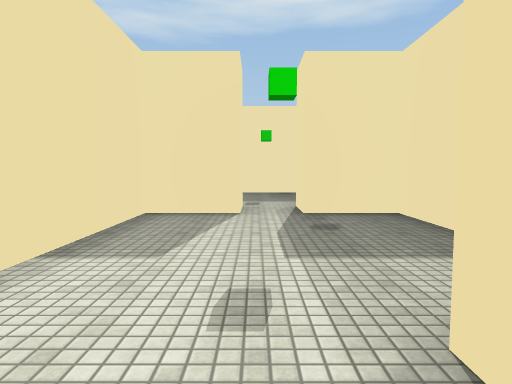
[1] (above)

24 first-person views from a walk through a 3-D level made in the Unity game engine. The camera is 1.4 m above the floor, tilts 4° down and sees 75° across. The floor is counted in squares, 2 m on a side. Each view is taken from the middle of a square. On the plan, view 1 faces up. The plan holds only what a view shows up to about 10 squares ahead; the rest is blank. The place goes on beyond the plan. Surface patterns are stand-ins for the level's own textures.

[2]
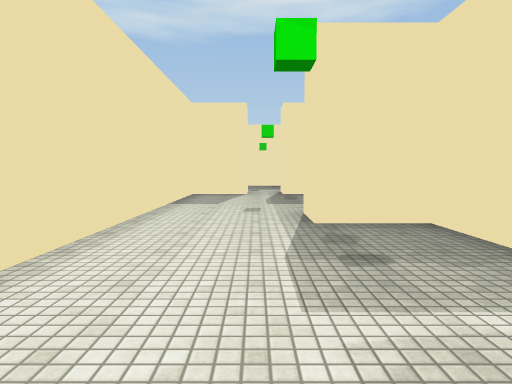

[3]
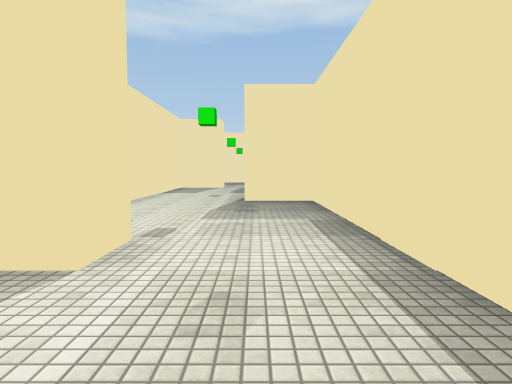

[4]
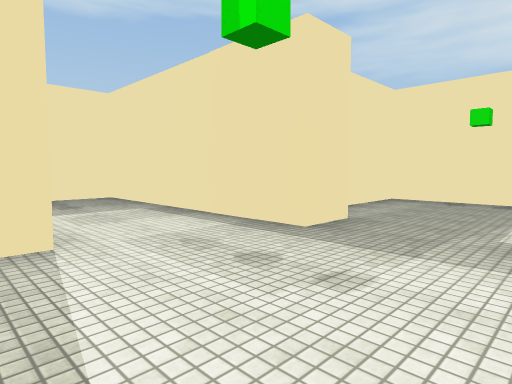

[5]
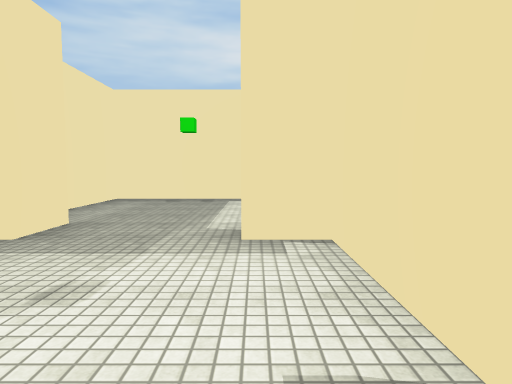

[6]
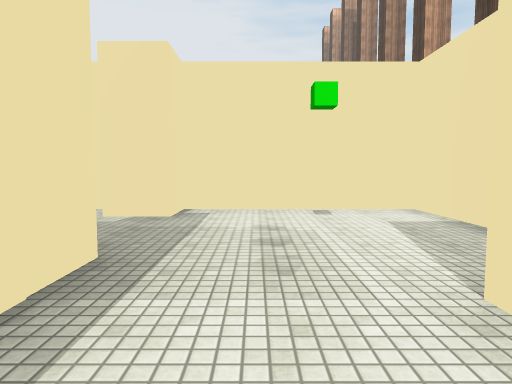

[7]
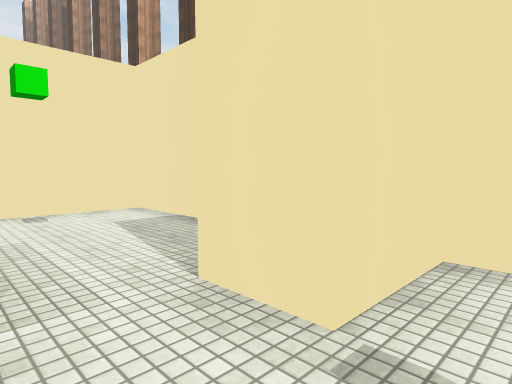

[8]
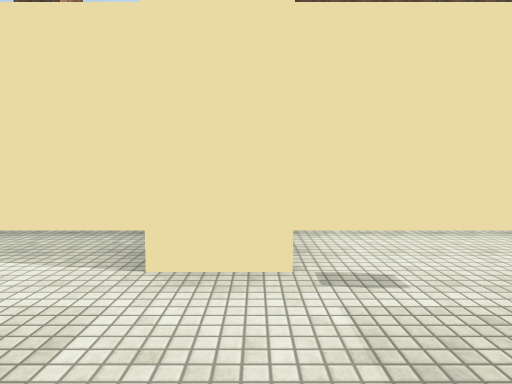

[9]
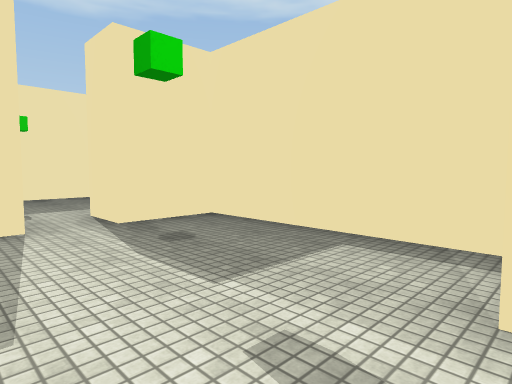

[10]
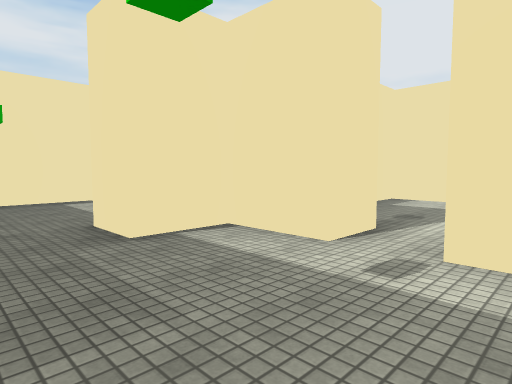

[11]
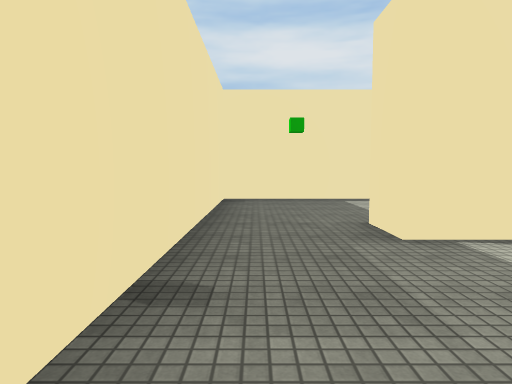

[12]
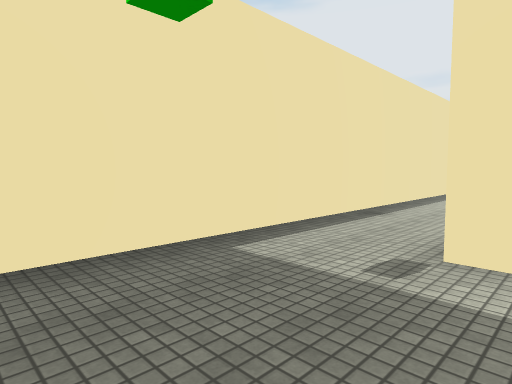

[13]
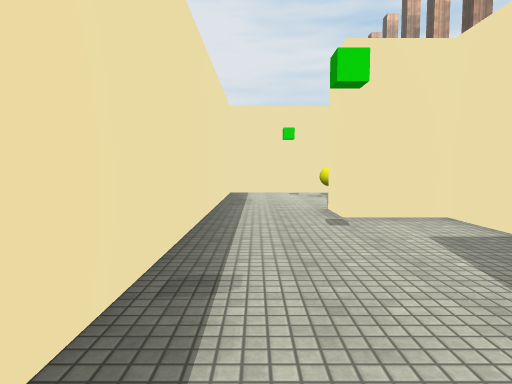

[14]
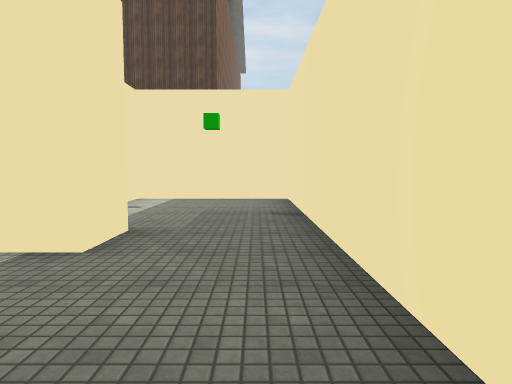

[15]
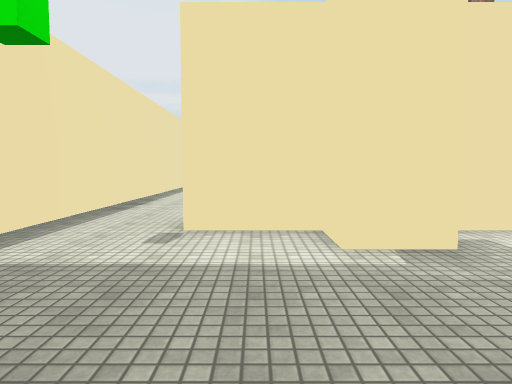

[16]
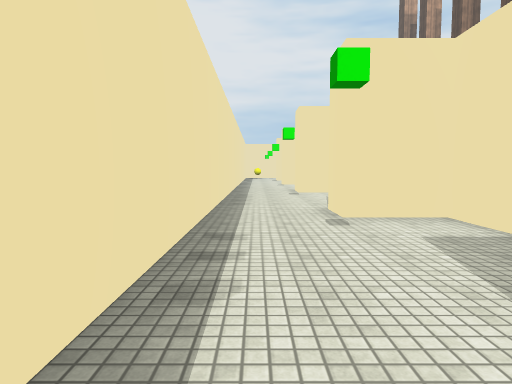

[17]
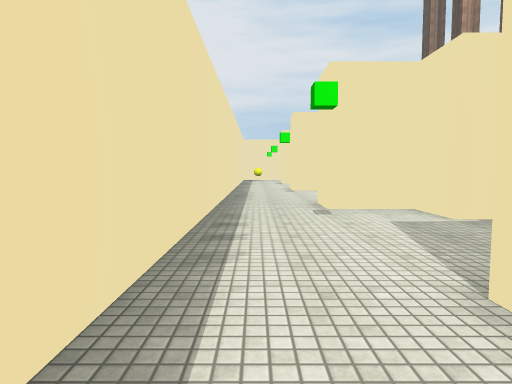

[18]
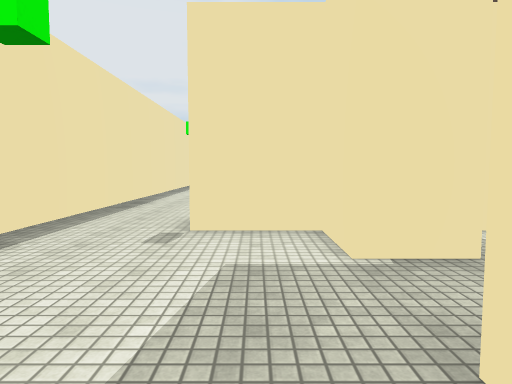

[19]
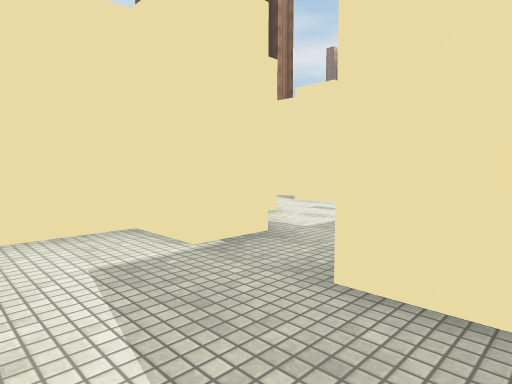

[20]
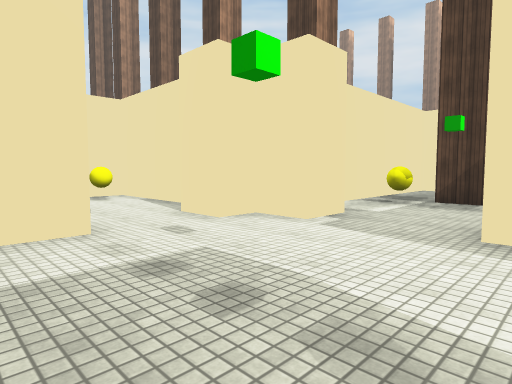

[21]
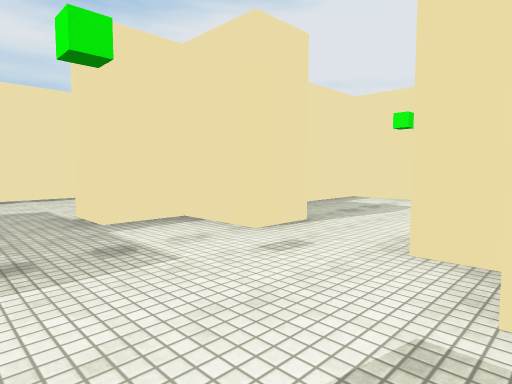

[22]
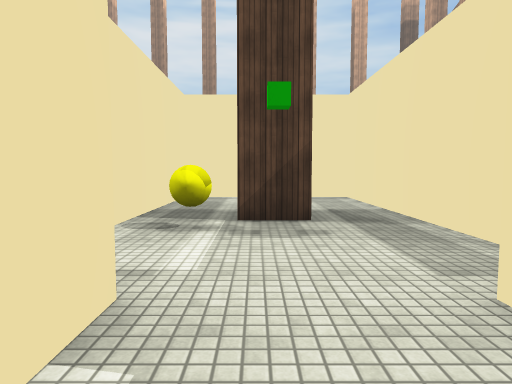

[23]
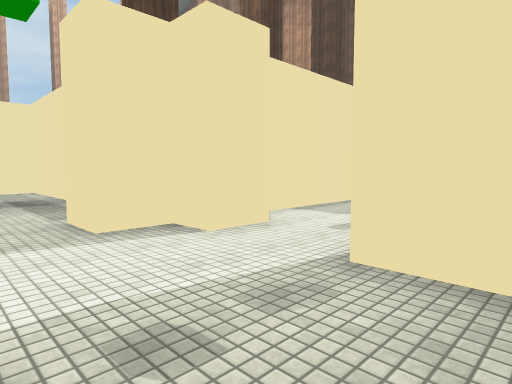

[24]
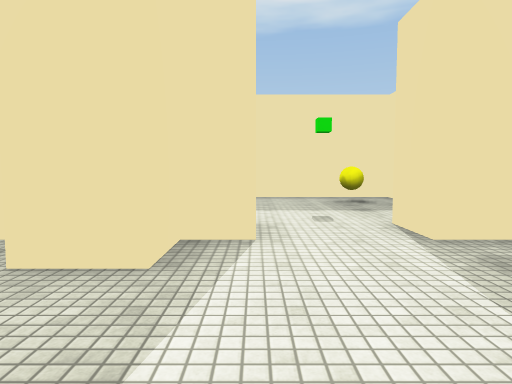

### Floor plan
Points are (right, up) in squares from view 1. A wall is a line through its corners. A room is listed if a view was taken in it or the views show most of it. See-through windows are left out.
Room 1 (views 1, 2, 3, 4, 5, 6, 7, 8)
walls: (3.4, -5.6) (2.2, -5.6) (2.2, 0.2) (0.8, 0.2); (-1.7, -5.2) (-1.7, -8.8) (2.2, -8.8) (2.2, -7.9) (3.2, -7.9); (-1.7, 0.5) (-1.7, -3.7) (-0.2, -3.7) (-0.2, -4.8) (-0.8, -4.8)
ways out: opening at (-0.5, 1) to room 2; opening at (3, -6.5) to room 4
Room 2 (view 9)
walls: (-0.2, 5.2) (-1.7, 5.2) (-1.7, 0.5); (0.8, 0.2) (0.8, 1.2) (2.2, 1.2) (2.2, 5.2) (0.8, 5.2)
ways out: opening at (-0.5, 1) to room 1; opening at (0, 6) to room 3
Room 3 (views 10, 11, 12, 13, 14)
walls: (3.2, 2.5) (3.2, 1.2) (4.7, 1.2) (4.7, 0.2); (4.2, 6.2) (4.8, 6.2); (0.8, 5.2) (0.8, 6.2) (2.2, 6.2) (2.2, 7.5) (3.2, 7.5) (3.2, 6.8); (3.9, -3.7) (6.7, -3.7) (6.7, 9.7) (-1.7, 9.7) (-1.7, 6.2) (-0.2, 6.2) (-0.2, 5.2)
ways out: opening at (0, 6) to room 2
objects: other object (4, -3)
Room 4 (views 15, 16, 17, 18, 19)
walls: (3.2, -15.1) (3.2, -16.1); (3.2, -12.5) (3.2, -13.7) (4.7, -13.7) (4.7, -14.8); (2.2, -17.6) (3.2, -17.6) (3.2, -18.7) (4.7, -18.7) (4.7, -19.8); (3.2, -7.9) (3.2, -8.8) (4.9, -8.8); (6.7, -22.5) (6.7, -4.8) (4.6, -4.8)
ways out: opening at (3, -6.5) to room 1; opening at (3, -17) to room 5
Room 5 (views 20, 22, 23, 24)
walls: (-1.7, -17.7) (-1.7, -18.7) (-1, -18.7) (-1, -19.8); (-1, -14.7) (-1.7, -14.7) (-1.7, -15.7); (1.8, -14.7) (0.8, -14.7); (0.8, -19.9) (0.8, -18.7) (2.2, -18.7) (2.2, -17.6)
ways out: opening at (3, -17) to room 4; opening at (-2, -16.5) to room 6; opening at (-0.5, -14) to room 7; opening at (-0.5, -19)
Room 6 (view 21)
walls: (-5.5, -16.1) (-5.5, -17.2); (-3.4, -14.7) (-9.2, -14.7) (-9.2, -15.6); (-9.2, -17.4) (-9.2, -18.7) (-4.4, -18.7); (-2.9, -17.7) (-1.7, -17.7); (-1.7, -15.7) (-2.8, -15.7)
ways out: opening at (-2, -16.5) to room 5
objects: other object (-5, -18)
Room 7 (no view inside)
walls: (-1, -13.6) (-1, -14.7); (-1.7, -10.1) (-1.7, -13); (0.8, -14.7) (0.8, -13.8); (2.4, -9.8) (-1, -9.8)
ways out: opening at (-0.5, -14) to room 5
objects: other object (1, -11)

Where each view was taken, in squares from view 1:
view 1: 0 up, 0 right, facing up
view 2: 4 down, 0 right, facing up
view 3: 7 down, 1 right, facing up
view 4: 8 down, 1 left, facing up-right
view 5: 8 down, 1 left, facing right
view 6: 3 down, 1 right, facing down
view 7: 3 down, 1 right, facing down-left
view 8: 4 down, 2 right, facing left
view 9: 1 up, 1 left, facing up-right
view 10: 9 up, 1 left, facing down-right
view 11: 9 up, 1 left, facing right
view 12: 9 up, 4 right, facing down-right
view 13: 6 up, 6 right, facing down
view 14: 9 up, 6 right, facing left
view 15: 5 down, 4 right, facing down
view 16: 9 down, 6 right, facing down
view 17: 13 down, 6 right, facing down
view 18: 15 down, 4 right, facing down
view 19: 15 down, 5 right, facing down-left
view 20: 15 down, 2 right, facing down-left
view 21: 16 down, 2 left, facing down-right
view 22: 17 down, 1 left, facing left
view 23: 17 down, 2 right, facing up-left
view 24: 18 down, 1 left, facing up
